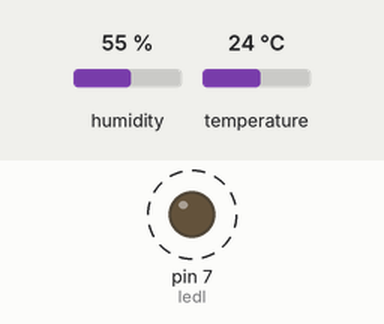
Simulated run of this sketch. Board: Arduino Uno, built with avr-gcc and run on an emulated ATmega328P. Parts: output pins drawn as LEDs (lit = HIGH). Dashed ring = blinking. The test bench sets the inputs (shaded band); at power-on: humidity 55 %, temperature 24 °C. What the sketch prints to the serial monitor is not drawn.

Above: at 1.0 s.
Timing chart, 0 to 5.0 s (numbered marks = the images above):
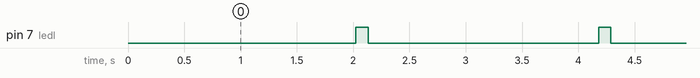

Measured:
- by itself, pin 7 (ledl): alternates HIGH for 0.11 s and LOW for 2.0 s

The sketch:

sketch_oct21a.ino
```cpp
#include "DHT.h"
#define DHTPIN 2
#define DHTTYPE DHT11
DHT dht(DHTPIN, DHTTYPE);
int ledl=7;

void setup()
{
  Serial.begin(9600);
  Serial.println("DHTxx test!");
  dht.begin();

  pinMode(7,OUTPUT);
}

void loop()
{
  delay(2000);
  float h = dht.readHumidity();
  float t = dht.readTemperature();

  float f = dht.readTemperature(true);


  if (isnan(h) || isnan(t) || isnan(f)) {
    Serial.println("Failed to read from DHT sensor!");
    return;
  }

  Serial.print("Humidity: ");
  Serial.print(h);
  Serial.println(" %");
  Serial.print("Temperature: ");
  Serial.print(t);
  Serial.print(" *C   ");
  Serial.print(f);
  Serial.println(" *F");

  digitalWrite(ledl,HIGH);
  delay(110);
  digitalWrite(ledl,LOW);
  delay(20);
}
```
